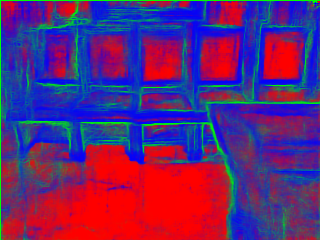
#> input picture torch/original_result/bound_realsense_test_bound/realsense_004_bound_est.png, 320 x 240 px, given in place of realsense_005_bound_est.png, which was not available
$ python generate_occlusion_weight.py -i 5
#> lines starting #> are read from the running program, lines starting #| are printed output that depends on the picture
import argparse
import os
from pathlib import Path

import cv2
import numpy as np


input_dir = '../torch/result/bound_realsense_test_bound/'
output_dir = '../torch/result/bound_realsense_weight/'


def _generate_occusion_weight(file, output_dir):
#> called with output_dir = '../torch/result/bound_realsense_weight/'
    print(file)
    bound = cv2.imread(file)
#> bound is the input picture: shape (240, 320, 3); mean B, G, R 116, 39.4, 98.1
    bound = bound / float(bound.max())
    weight = ((1 - bound[:, :, 1]) ** 3 * 1000).astype(np.uint16)
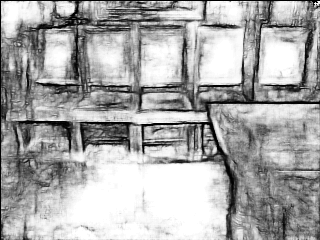
#> weight: shape (240, 320) uint16; min 0, max 1000, mean 665.1; drawn with min black and max white
    weight_file = str(
        Path(output_dir) / Path(file).name.replace(
            '_bound_est.png', '_weight.png'))
    cv2.imwrite(weight_file, weight)


def generate_occusion_weight(input_dir, output_dir, idx=None):
    if idx is not None:
        file = str(Path(input_dir) / 'realsense_{:03}_bound_est.png'.format(idx))
        _generate_occusion_weight(file, output_dir)
    else:
        files = list(Path(input_dir).glob('*_bound_est.png'))
        for i, file in enumerate(files):
            _generate_occusion_weight(str(file), output_dir)


parser = argparse.ArgumentParser(
    formatter_class=argparse.ArgumentDefaultsHelpFormatter)
parser.add_argument(
    '--idx', '-i', type=int,
    help='idx',
    required=True)
args = parser.parse_args()

idx = args.idx

if not os.path.isdir(output_dir):
    os.makedirs(output_dir, exist_ok=True)
generate_occusion_weight(input_dir, output_dir, idx)

$ run again, on torch/original_result/bound_realsense_test_bound/realsense_046_bound_est.png
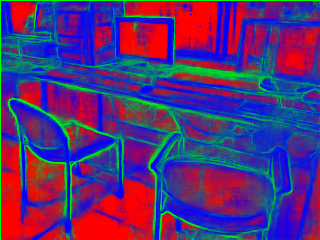
#> input picture torch/original_result/bound_realsense_test_bound/realsense_046_bound_est.png, 320 x 240 px, given in place of realsense_005_bound_est.png, which was not available
#> in _generate_occusion_weight, bound is the input picture: shape (240, 320, 3); mean B, G, R 120.5, 47.4, 85.6
#> in _generate_occusion_weight, `weight = ((1 - bound[:, :, 1]) ** 3 * 1000).astype(np.uint16)`:
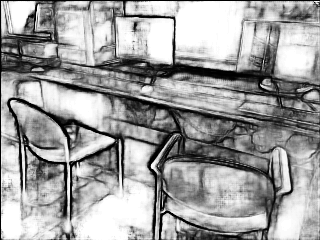
#> weight: shape (240, 320) uint16; min 0, max 1000, mean 625.2; drawn with min black and max white
